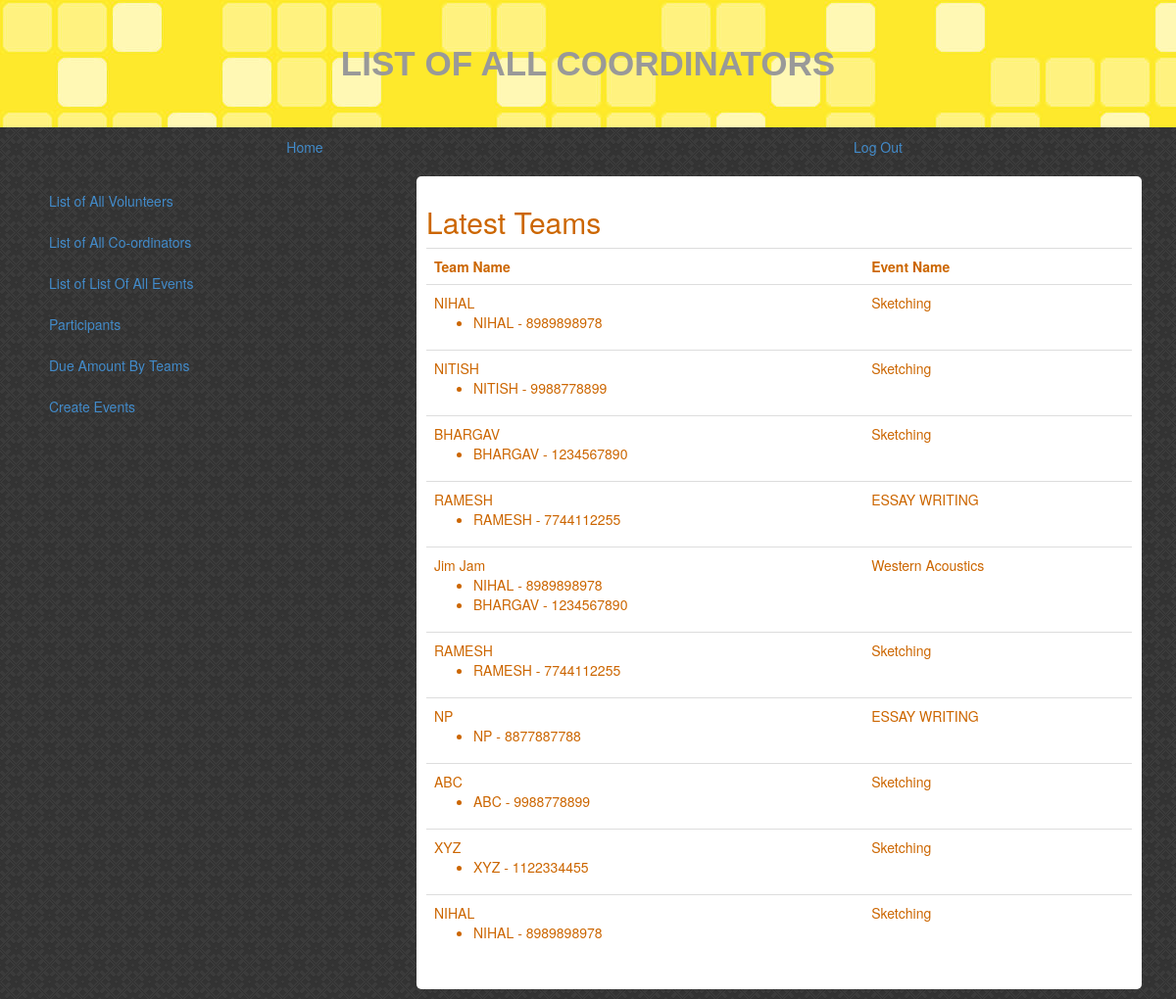
Screenshot of /project/team.php (signed in) with the database file from the repository.
### tables this page shows
CREATE TABLE IF NOT EXISTS `team` (
  `TID` int(11) NOT NULL,
  `TNAME` varchar(30) NOT NULL,
  `eid` int(11) DEFAULT NULL,
  `pays_to` varchar(15) DEFAULT NULL
);

CREATE TABLE IF NOT EXISTS `participant` (
  `PUSN` varchar(15) NOT NULL DEFAULT '',
  `NAME` varchar(30) DEFAULT NULL,
  `EMAIL` varchar(50) DEFAULT NULL,
  `PHNO` varchar(15) DEFAULT NULL,
  `COLLEGE` varchar(40) DEFAULT NULL
);

CREATE TABLE IF NOT EXISTS `event` (
  `EID` int(11) NOT NULL,
  `ENAME` varchar(50) DEFAULT NULL,
  `ETYPE` varchar(20) DEFAULT NULL,
  `FEE` int(11) DEFAULT NULL,
  `LOCATION` varchar(50) DEFAULT NULL,
  `DT_TM` datetime DEFAULT NULL,
  `MAX_PART` int(11) DEFAULT NULL,
  `MAX_TIME` time DEFAULT NULL,
  `C_USN` varchar(15) DEFAULT NULL
);

### project/team.php (the view, shortened to what this page needs)
<!DOCTYPE html PUBLIC "-//W3C//DTD XHTML 1.0 Transitional//EN" "http://www.w3.org/TR/xhtml1/DTD/xhtml1-transitional.dtd">
<html xmlns="http://www.w3.org/1999/xhtml">
<head>
<?php
function checkAdmin()
{
	$admin = 'admin';
	if($_SESSION['user'] == $admin)
	return 1;
	else
	return 0;
}
?>
<link href="../css/styleForProject.css" rel="stylesheet" type="text/css"/>
<link href="../css/bootstrap.min.css"  rel="stylesheet" type="text/css"/>
</head>
<body>
<div class="container-fluid">
<div class="row">
<header id="pageHeader" >
List of All Coordinators
</header>
</div></div>
<div class="container">
<div class="row">
<div class="nav nav-pills nav-justified">
<li><a href="myAccount.php">Home</a></li>
<li><a href="logout.php">Log Out</a></li>
</div>
</div>
</div>
<div class="container">
<div class="row">
<div class="col-sm-4">
<div id="sidebar">
<div class="nav nav-pills nav-stacked">
<li role="presentation"><a href="allVolunteers.php">List of All Volunteers</a></li>
<li role="presentation"><a href="allCoordinators.php">List of All Co-ordinators</a></li>
<li role="presentation"><a href="eventDetails.php">List of List Of All Events</a></li>
<li role="presentation"><a href="allParticipants.php">Participants</a></li>
<li role="presentation"><a href="dueAmt.php">Due Amount By Teams</a></li>
<?php
if(checkAdmin())
{
?>
<li role="presentation"><a href="createEvents.php">Create Events</a></li>;
<?php } ?>
</div>
</div>
</div>
<div class="col-sm-8">
<div class="box">
<?php $sql_latest_teams = "select team.tname, event.ename,team.tid from team inner join event on team.eid = event.eid order by team.tid";
  ?><h2>Latest Teams</h2>
<?php
	echo "<table class='table'><th>Team Name</th><th>Event Name</th>";
	$query_latest_teams = mysql_query($sql_latest_teams);
	while($row = mysql_fetch_array($query_latest_teams))
	{
		echo "<tr><td>".$row[0]."<br>
		<ul>";
		$tid = $row[2];
		$result_part = mysql_query("select name, phno from participant where PUSN in (SELECT PUSN FROM belongs_to WHERE tid = $tid)");
		while($row_participant = mysql_fetch_array($result_part)){
		echo "<li>".$row_participant[0]." - ".$row_participant[1]."</li>";
		}
		echo "</ul></td>";
		echo "<td>".$row[1]."</td></tr>";
	}
	echo "</table>";
    ?>
</div></div></div>
</div>
</body>
</html>

### css/styleForProject.css (style rules this page uses)
#pageHeader { background:#39F url(../img/bgImg.png) ; color:#999; text-align:center; font-size:2.5em; font-weight:900; font-family:Arial, Helvetica, sans-serif; padding:40px 0px; text-transform:uppercase; overflow:hidden; }
body { background: url(../img/dark_embroidery.png); line-height:1.618em; }
#sidebar { margin:10px 0px; padding:5px; }
.box { border-radius:5px; padding:10px; margin:10px 5px; line-height:1.618px; background:white; color:#C60; }

### rows the page displays
team: TNAME "NIHAL", eid.ENAME "Sketching"
participant: NAME "NIHAL", PHNO "8989898978"
team: TNAME "NITISH", eid.ENAME "Sketching"
participant: NAME "NITISH", PHNO "9988778899"
team: TNAME "BHARGAV", eid.ENAME "Sketching"
participant: NAME "BHARGAV", PHNO "1234567890"
team: TNAME "RAMESH", eid.ENAME "ESSAY WRITING"
participant: NAME "RAMESH", PHNO "7744112255"
team: TNAME "Jim Jam", eid.ENAME "Western Acoustics"
team: TNAME "RAMESH", eid.ENAME "Sketching"
team: TNAME "NP", eid.ENAME "ESSAY WRITING"
participant: NAME "NP", PHNO "8877887788"
team: TNAME "ABC", eid.ENAME "Sketching"
participant: NAME "ABC", PHNO "9988778899"
team: TNAME "XYZ", eid.ENAME "Sketching"
participant: NAME "XYZ", PHNO "1122334455"
team: TNAME "NIHAL", eid.ENAME "Sketching"
